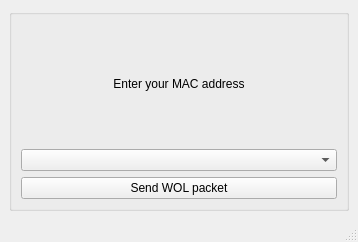
<?xml version="1.0" encoding="UTF-8"?>
<ui version="4.0">
 <class>MainWindow</class>
 <widget class="QMainWindow" name="MainWindow">
  <property name="geometry">
   <rect>
    <x>0</x>
    <y>0</y>
    <width>358</width>
    <height>242</height>
   </rect>
  </property>
  <property name="windowTitle">
   <string>Wake on LAN Utility</string>
  </property>
  <widget class="QWidget" name="centralwidget">
   <layout class="QGridLayout" name="gridLayout_2">
    <item row="0" column="0">
     <widget class="QGroupBox" name="groupBox">
      <property name="title">
       <string/>
      </property>
      <layout class="QGridLayout" name="gridLayout">
       <item row="0" column="0">
        <widget class="QLabel" name="label">
         <property name="layoutDirection">
          <enum>Qt::LeftToRight</enum>
         </property>
         <property name="text">
          <string>Enter your MAC address</string>
         </property>
         <property name="alignment">
          <set>Qt::AlignCenter</set>
         </property>
        </widget>
       </item>
       <item row="2" column="0">
        <widget class="QPushButton" name="pushButton">
         <property name="text">
          <string>Send WOL packet</string>
         </property>
        </widget>
       </item>
       <item row="1" column="0">
        <widget class="QComboBox" name="comboBox"/>
       </item>
      </layout>
     </widget>
    </item>
   </layout>
  </widget>
  <widget class="QStatusBar" name="statusbar"/>
 </widget>
 <resources/>
 <connections/>
</ui>
